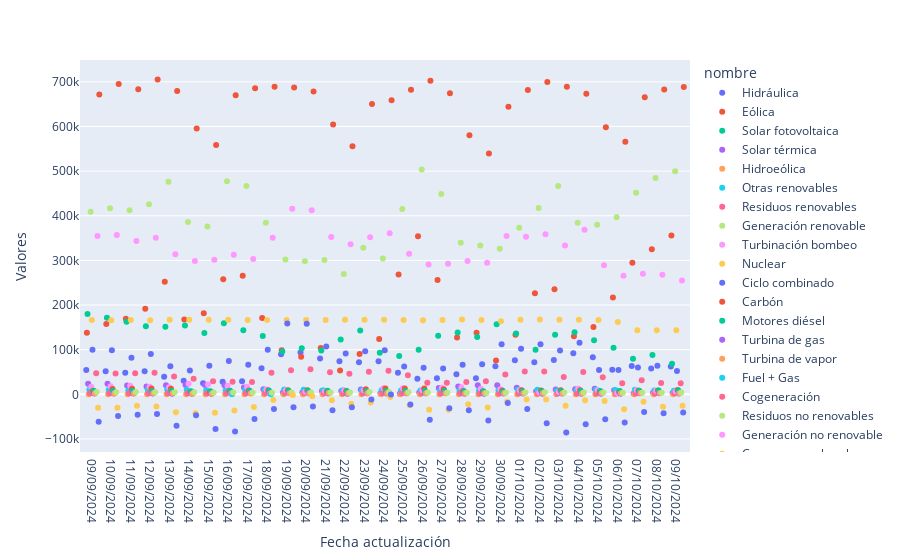

This figure's notebook cell:
### Code cell
fig1 = px.strip(data_frame = df_balance,
         x          = "Fecha actualización",
         y          = "Valores",
         color      = "nombre",
         hover_data = df_balance.columns)

fig1.show()
